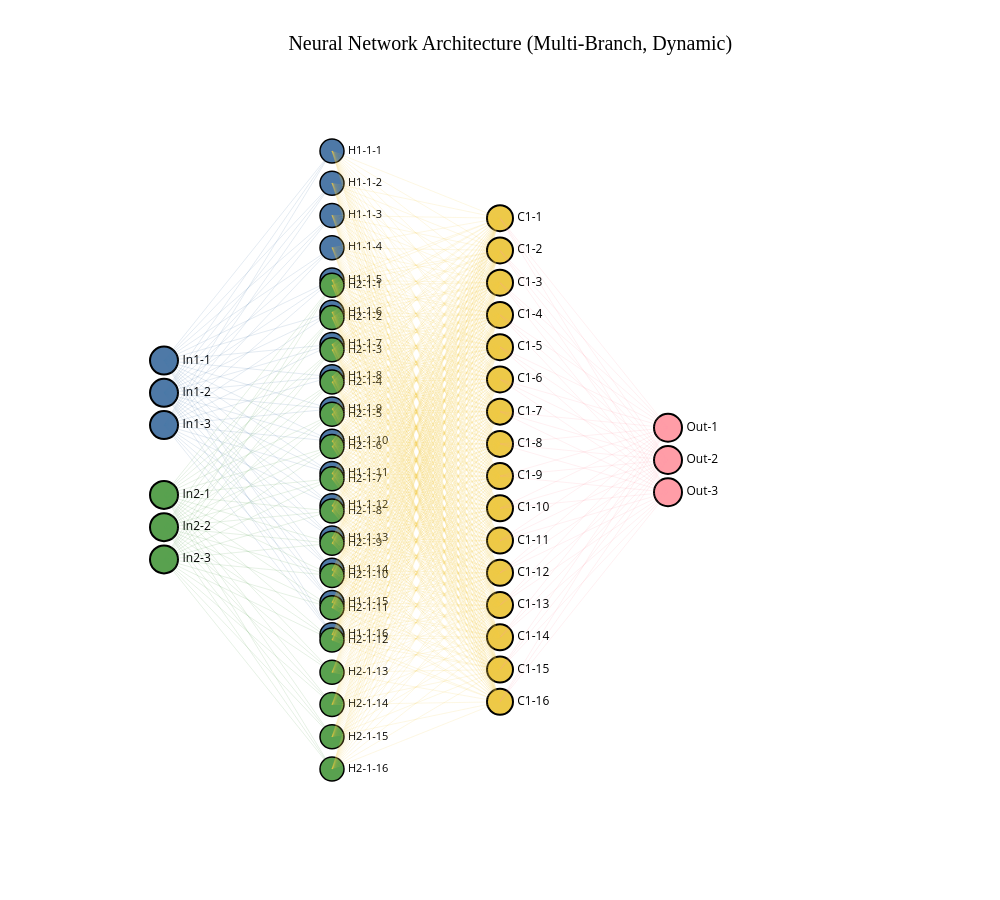

Notebook source saved alongside this figure:
### Markdown cell above
#### Visualisasi Model

### Code cell
from visualization import plot_dynamic_multi_input_network
plot_dynamic_multi_input_network(
    input_dims=[config.input_1_dim, config.input_2_dim],
    hidden_dims_per_branch=[
        config.hidden_1_dims,
        config.hidden_2_dims
    ],
    combined_dims=config.combine_dims,
    output_dim=config.output_dim,
    figsize=(1000, 900)
)
